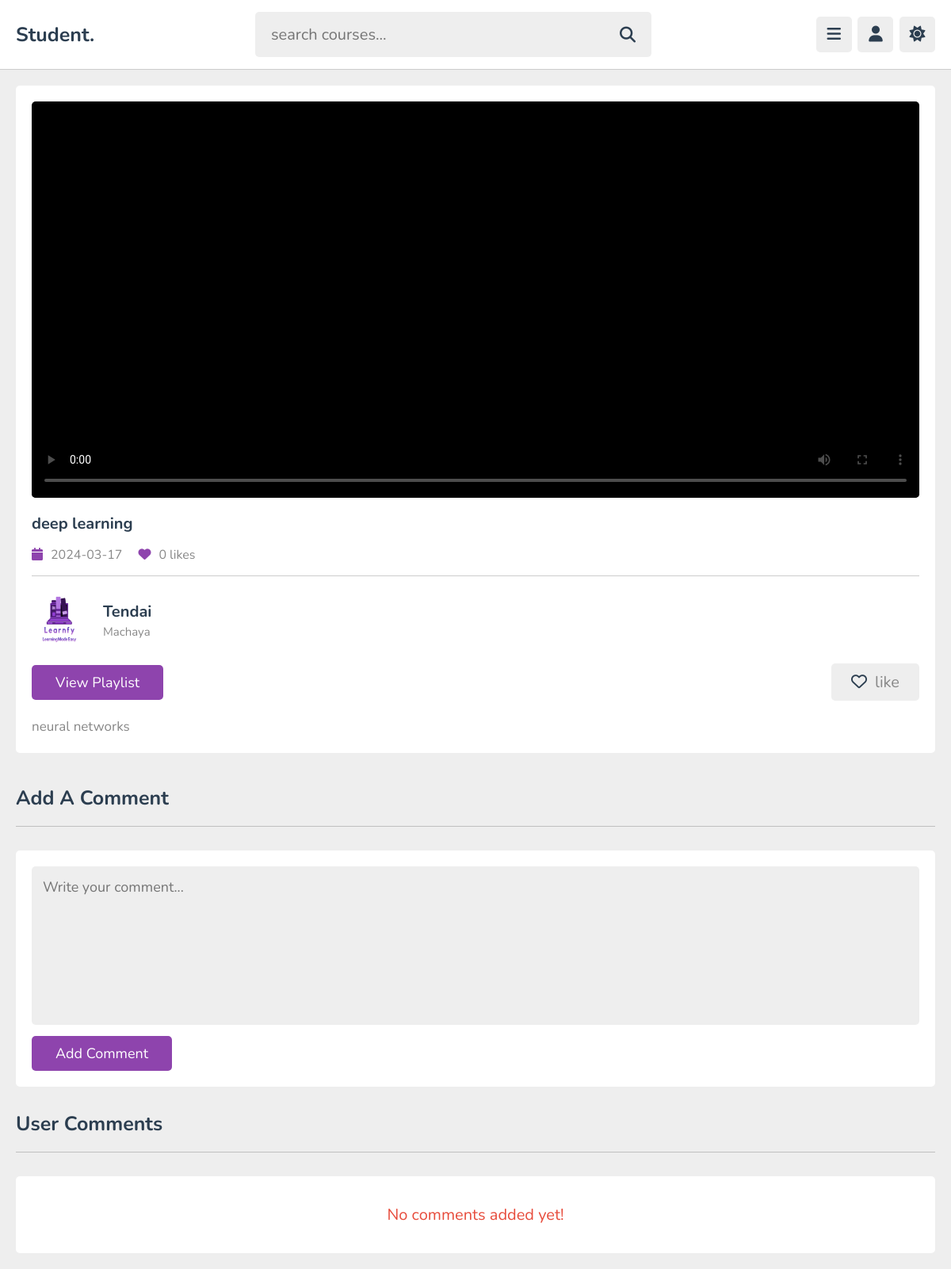
Screenshot of /view/watch_video.php?get_id=10 (signed in) with the database file from the repository.
### tables this page shows
CREATE TABLE `content` (
  `id` int(20) NOT NULL,
  `tutor_id` int(20) NOT NULL,
  `cid` int(20) NOT NULL,
  `title` varchar(100) NOT NULL,
  `description` varchar(1000) NOT NULL,
  `video` varchar(100) NOT NULL,
  `thumb` varchar(100) NOT NULL,
  `date` date NOT NULL DEFAULT current_timestamp(),
  `status` varchar(20) NOT NULL DEFAULT 'deactive'
);

CREATE TABLE `Users` (
  `sid` int(20) NOT NULL,
  `rid` int(20) NOT NULL,
  `pid` int(20) NOT NULL,
  `lname` varchar(50) NOT NULL,
  `fname` varchar(50) NOT NULL,
  `iname` varchar(50) NOT NULL,
  `email` varchar(50) NOT NULL,
  `password` varchar(255) NOT NULL,
  `image` varchar(100) NOT NULL
);

### view/watch_video.php (the view, shortened to what this page needs)
<?php
$get_id = $_GET['get_id'];
?>
<!DOCTYPE html>
<html lang="en">
<head>
   <link rel="stylesheet" href="https://cdnjs.cloudflare.com/ajax/libs/font-awesome/6.2.0/css/all.min.css">
   <link rel="stylesheet" href="../css/style.css">
</head>
<body>
<?php include '..functions/user_header_fxn.php'; ?>
<section class="watch-video">
   <?php
   $get_id = mysqli_real_escape_string($conn, $get_id);
   $user_id = mysqli_real_escape_string($conn, $user_id);
   $select_content = $conn->prepare("SELECT * FROM content WHERE id = ? AND status = ?");
   $status = 'active';
   $select_content->bind_param("ss", $get_id, $status);
   if (!$select_content->execute()) {
       die('Error in executing statement: ' . $select_content->error);
   }
   $result = $select_content->get_result();
   if($result->num_rows > 0){
      while($fetch_content = $result->fetch_assoc()){
         $content_id = $fetch_content['id'];
         $select_likes = $conn->prepare("SELECT * FROM likes WHERE content_id = ?");
         $select_likes->bind_param("s", $content_id);
         if (!$select_likes->execute()) {
             die('Error in executing statement: ' . $select_likes->error);
         }
         $total_likes = $select_likes->get_result()->num_rows;
         $verify_likes = $conn->prepare("SELECT * FROM likes WHERE user_id = ? AND content_id = ?");
         $verify_likes->bind_param("ss", $user_id, $content_id);
         if (!$verify_likes->execute()) {
             die('Error in executing statement: ' . $verify_likes->error);
         }
         $select_tutor = $conn->prepare("SELECT * FROM Users WHERE sid = ? LIMIT 1");
         $sid = $fetch_content['tutor_id'];
         $select_tutor->bind_param("s",$sid);
         if (!$select_tutor->execute()) {
             die('Error in executing statement: ' . $select_tutor->error);
         }
         $fetch_tutor = $select_tutor->get_result()->fetch_assoc();
   ?>
   <div class="video-details">
      <video src="../uploads/<?= $fetch_content['video']; ?>" class="video" poster="../uploads/<?= $fetch_content['thumb']; ?>" controls></video>
      <h3 class="title"><?= $fetch_content['title']; ?></h3>
      <div class="info">
         <p><i class="fas fa-calendar"></i><span><?= $fetch_content['date']; ?></span></p>
         <p><i class="fas fa-heart"></i><span><?= $total_likes; ?> likes</span></p>
      </div>
      <div class="tutor">
         <img src="../uploads/<?= $fetch_tutor['image']; ?>" alt="">
         <div>
            <h3><?= $fetch_tutor['fname']; ?></h3>
            <span><?= $fetch_tutor['lname']; ?></span>
         </div>
      </div>
      <form action="" method="post" class="flex">
         <a href="playlist.php?get_id=<?= $fetch_content['cid']; ?>" class="inline-btn">view playlist</a>
         <?php
            if($verify_likes->get_result()->num_rows > 0){
         ?>
         <button type="submit" name="like_content"> <i class="fas fa-heart"></i><span>liked</span></button>
         <?php
         }else{
         ?>
         <button type="submit" name="like_content"><i class="far fa-heart"></i><span>like</span></button>
         <?php
            }
         ?>
      </form>
      <div class="description"><p><?= $fetch_content['description']; ?></p></div>
   </div>
   <?php
      }
   }else{
      echo '<p class="empty">no videos added yet!</p>';
   }
   ?>
</section>
<section class="comments">
   <h1 class="heading">Add a comment</h1>
   <form action="" method="post" class="add-comment">
      <textarea name="comment_box" required placeholder="Write your comment..." maxlength="1000" cols="30" rows="10"></textarea>
      <input type="submit" value="Add comment" name="add_comment" class="inline-btn">
   </form>
   <h1 class="heading">User comments</h1>
   <div class="show-comments">
      <?php
      $select_comments = $conn->prepare("SELECT * FROM `comments` WHERE content_id = ?");
      $select_comments->bind_param("s", $get_id);
      $select_comments->execute();
      $result = $select_comments->get_result();
      if($result->num_rows > 0){
         while($fetch_comment = $result->fetch_assoc()){
            $select_commentor = $conn->prepare("SELECT * FROM `Users` WHERE sid = ?");
            $select_commentor->bind_param("s", $fetch_comment['user_id']);
            $select_commentor->execute();
            $fetch_commentor = $select_commentor->get_result()->fetch_assoc();
      ?>
      <div class="box" style="<?php if($fetch_comment['user_id'] == $user_id){echo 'order:-1;';} ?>">
         <div class="user">
            <img src="../uploads/<?= $fetch_commentor['image']; ?>" alt="">
            <div>
               <h3><?= $fetch_commentor['fname']." ".$fetch_commentor['lname']; ?></h3>
               <span><?= $fetch_comment['date']; ?></span>
            </div>
         </div>
         <p class="text"><?= $fetch_comment['comment']; ?></p>
         <?php
            if($fetch_comment['user_id'] == $user_id){
         ?>
         <form action="" method="post" class="flex-btn">
            <input type="hidden" name="comment_id" value="<?= $fetch_comment['id']; ?>">
            <button type="submit" name="edit_comment" class="inline-option-btn">Edit comment</button>
            <button type="submit" name="delete_comment" class="inline-delete-btn" onclick="return confirm('Delete this comment?');">Delete comment</button>
         </form>
         <?php
         }
         ?>
      </div>
      <?php
       }
      }else{
         echo '<p class="empty">No comments added yet!</p>';
      }
      ?>
   </div>
</section>
</body>
</html>

### css/style.css (style rules this page uses)
:root { --main-color:#8e44ad; --red:#e74c3c; --oragen:#f39c12; --white:#fff; --black:#2c3e50; --light-color:#888; --light-bg:#eee; --border:.1rem solid rgba(0,0,0,.2); }
* { font-family: 'Nunito', sans-serif; margin: 0; padding: 0; box-sizing: border-box; outline: none; border: none; text-decoration: none; }
html { font-size: 62.5%; overflow-x: hidden; }
body { background-color: var(--light-bg); padding-left: 30rem; }
section { padding:2rem; max-width: 1200px; margin: 0 auto; }
.btn, .option-btn, .delete-btn, .inline-btn, .inline-option-btn, .inline-delete-btn { border-radius: .5rem; padding: 1rem 3rem; font-size: 1.8rem; color: #fff; margin-top: 1rem; text-transform: capitalize; cursor: pointer; text-align: center; }
.inline-btn, .inline-option-btn, .inline-delete-btn { display: inline-block; }
.btn, .inline-btn { background-color: var(--main-color); }
.empty { background-color: var(--white); border-radius: .5rem; padding: 1.5rem; text-align: center; width: 100%; font-size: 2rem; color: var(--red); }
.heading { padding-bottom: 1.8rem; border-bottom: var(--border); font-size: 2.5rem; color: var(--black); text-transform: capitalize; margin-bottom: 3rem; }
.watch-video .video-details { background-color: var(--white); padding: 2rem; border-radius: .5rem; }
.watch-video .video-details .video { width: 100%; border-radius: .5rem; background: #000; height: 50rem; }
.watch-video .video-details .title { font-size: 2rem; color: var(--black); padding: 1.5rem 0; }
.watch-video .video-details .info { display: flex; gap: 2rem; padding-bottom: 1.5rem; border-bottom: var(--border); }
.watch-video .video-details .info p { font-size:1.6rem; }
.watch-video .video-details .info p i { margin-right: 1rem; color: var(--main-color); }
.watch-video .video-details .info p span { color: var(--light-color); }
.watch-video .video-details .tutor { padding: 2rem 0; display: flex; align-items: center; gap: 2rem; }
.watch-video .video-details .tutor img { height: 7rem; width: 7rem; border-radius: 50%; object-fit: cover; }
.watch-video .video-details .tutor h3 { font-size: 2rem; color: var(--black); margin-bottom: .2rem; }
.watch-video .video-details .tutor span { color: var(--light-color); font-size: 1.5rem; }
.watch-video .video-details .flex { display: flex; align-items: center; gap: 1.5rem; justify-content: space-between; }
.watch-video .video-details .flex a { margin-top: 0; }
.watch-video .video-details .flex button { background-color: var(--light-bg); cursor: pointer; padding: 1rem 2.5rem; font-size: 2rem; border-radius: .5rem; }
.watch-video .video-details .flex button i { color: var(--black); margin-right: 1rem; }
.watch-video .video-details .flex button span { color: var(--light-color); }
.watch-video .video-details .description { padding-top: 2rem; }
.watch-video .video-details .description p { line-height: 1.5; font-size: 1.7rem; color: var(--light-color); white-space: pre-line; }
.comments .add-comment { background-color: var(--white); border-radius: .5rem; margin-bottom: 3rem; padding: 2rem; }
.comments .add-comment textarea { border-radius: .5rem; padding: 1.4rem; width: 100%; height: 20rem; background-color: var(--light-bg); resize: none; font-size: 1.8rem; color: var(--black); }
.comments .show-comments { background-color: var(--white); border-radius: .5rem; padding: 2rem; display: grid; gap: 2.5rem; }
@media (max-width:1200px) { body { padding-left: 0; } }

### rows the page displays
content: title "deep learning", date "2024-03-17", total_likes "0", tutor.image (picture), tutor.fname "Tendai", tutor.lname "Machaya", description "neural networks"
